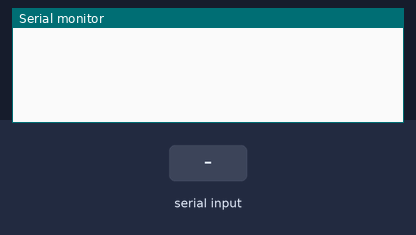
The sketch below on a simulated Arduino Uno, built with avr-gcc and run on an emulated ATmega328P. Shown: the last lines printed to the serial monitor. Inputs (shaded band) come from the test bench.

Above: at 1.2 s.
1.3 s: ",\n" received over Serial
At 1.7 s:
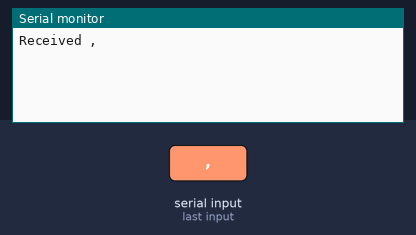
2.8 s: "5\n" received over Serial
At 4.0 s:
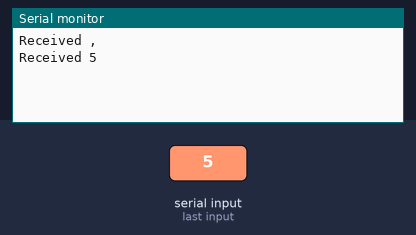

The sketch:

serial_com_tut.ino
```cpp
int getValueAt(String s, int vpos) {
  int pos = 0;
  int valueCount = 0;
  for (int i = 0; i < s.length(); i++) {
    if (s.charAt(i) == ',' || i == s.length() - 1) {
      String value = "";
      int bound = (i == s.length() - 1 ? i + 1 : i);
      for (int j = pos; j < bound; j++) {
        value.concat(s.charAt(j));
      }
      if (valueCount == vpos) {
        return value.toInt();
      }
      pos = i + 1;
      valueCount++;
    }
  }
  return -1;
}

void setup() {
  Serial.begin(9600);
}

void loop() {
  if (Serial.available() > 0) {
    String data = Serial.readStringUntil('\n');
    Serial.println("Received " + data);
  }
}
```

Measured:
- after the input at 1.3 s, the serial monitor: prints a new line at once (image 1)
- after the input at 2.8 s, the serial monitor: prints a new line at once (image 2)
